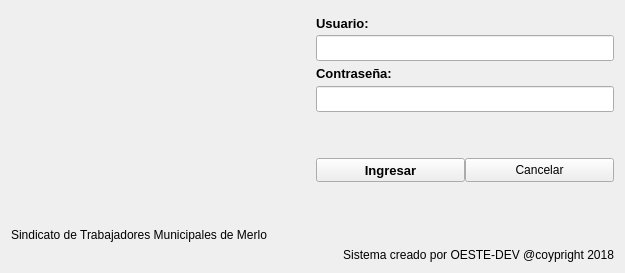
<?xml version="1.0" encoding="UTF-8"?>
<ui version="4.0">
 <class>Form</class>
 <widget class="QWidget" name="Form">
  <property name="geometry">
   <rect>
    <x>0</x>
    <y>0</y>
    <width>625</width>
    <height>273</height>
   </rect>
  </property>
  <property name="minimumSize">
   <size>
    <width>625</width>
    <height>273</height>
   </size>
  </property>
  <property name="maximumSize">
   <size>
    <width>625</width>
    <height>273</height>
   </size>
  </property>
  <property name="sizeIncrement">
   <size>
    <width>625</width>
    <height>273</height>
   </size>
  </property>
  <property name="windowTitle">
   <string>Form</string>
  </property>
  <layout class="QGridLayout" name="gridLayout_2">
   <item row="6" column="2">
    <widget class="QPushButton" name="pushButton">
     <property name="sizePolicy">
      <sizepolicy hsizetype="Minimum" vsizetype="Expanding">
       <horstretch>0</horstretch>
       <verstretch>0</verstretch>
      </sizepolicy>
     </property>
     <property name="font">
      <font>
       <pointsize>10</pointsize>
       <weight>75</weight>
       <bold>true</bold>
      </font>
     </property>
     <property name="text">
      <string>Ingresar</string>
     </property>
    </widget>
   </item>
   <item row="1" column="2">
    <widget class="QLabel" name="label_2">
     <property name="sizePolicy">
      <sizepolicy hsizetype="Preferred" vsizetype="Expanding">
       <horstretch>0</horstretch>
       <verstretch>0</verstretch>
      </sizepolicy>
     </property>
     <property name="font">
      <font>
       <pointsize>10</pointsize>
       <weight>75</weight>
       <bold>true</bold>
      </font>
     </property>
     <property name="text">
      <string>Usuario:</string>
     </property>
    </widget>
   </item>
   <item row="3" column="2">
    <widget class="QLabel" name="label_3">
     <property name="sizePolicy">
      <sizepolicy hsizetype="Preferred" vsizetype="Expanding">
       <horstretch>0</horstretch>
       <verstretch>0</verstretch>
      </sizepolicy>
     </property>
     <property name="font">
      <font>
       <pointsize>10</pointsize>
       <weight>75</weight>
       <bold>true</bold>
      </font>
     </property>
     <property name="text">
      <string>Contraseña:</string>
     </property>
    </widget>
   </item>
   <item row="6" column="3">
    <widget class="QPushButton" name="pushButton_3">
     <property name="sizePolicy">
      <sizepolicy hsizetype="Minimum" vsizetype="Expanding">
       <horstretch>0</horstretch>
       <verstretch>0</verstretch>
      </sizepolicy>
     </property>
     <property name="text">
      <string>Cancelar</string>
     </property>
    </widget>
   </item>
   <item row="4" column="2" colspan="2">
    <widget class="QLineEdit" name="lineEdit_2">
     <property name="sizePolicy">
      <sizepolicy hsizetype="Expanding" vsizetype="Expanding">
       <horstretch>0</horstretch>
       <verstretch>0</verstretch>
      </sizepolicy>
     </property>
     <property name="font">
      <font>
       <pointsize>11</pointsize>
      </font>
     </property>
     <property name="echoMode">
      <enum>QLineEdit::Password</enum>
     </property>
    </widget>
   </item>
   <item row="2" column="2" colspan="2">
    <widget class="QLineEdit" name="lineEdit">
     <property name="sizePolicy">
      <sizepolicy hsizetype="Expanding" vsizetype="Expanding">
       <horstretch>0</horstretch>
       <verstretch>0</verstretch>
      </sizepolicy>
     </property>
     <property name="font">
      <font>
       <pointsize>11</pointsize>
      </font>
     </property>
    </widget>
   </item>
   <item row="9" column="0" colspan="4">
    <widget class="QLabel" name="label_4">
     <property name="text">
      <string>Sindicato de Trabajadores Municipales de Merlo       </string>
     </property>
    </widget>
   </item>
   <item row="10" column="0" colspan="4">
    <widget class="QLabel" name="label">
     <property name="layoutDirection">
      <enum>Qt::RightToLeft</enum>
     </property>
     <property name="text">
      <string>Sistema creado por OESTE-DEV @coypright 2018</string>
     </property>
     <property name="alignment">
      <set>Qt::AlignRight|Qt::AlignTrailing|Qt::AlignVCenter</set>
     </property>
    </widget>
   </item>
   <item row="8" column="0" colspan="4">
    <spacer name="verticalSpacer_2">
     <property name="orientation">
      <enum>Qt::Vertical</enum>
     </property>
     <property name="sizeHint" stdset="0">
      <size>
       <width>20</width>
       <height>40</height>
      </size>
     </property>
    </spacer>
   </item>
   <item row="0" column="0" rowspan="8" colspan="4">
    <widget class="QPushButton" name="pushButton_2">
     <property name="sizePolicy">
      <sizepolicy hsizetype="Fixed" vsizetype="Expanding">
       <horstretch>0</horstretch>
       <verstretch>0</verstretch>
      </sizepolicy>
     </property>
     <property name="text">
      <string/>
     </property>
     <property name="icon">
      <iconset>
       <normaloff>../iconos/STMM.png</normaloff>../iconos/STMM.png</iconset>
     </property>
     <property name="iconSize">
      <size>
       <width>200</width>
       <height>200</height>
      </size>
     </property>
     <property name="flat">
      <bool>true</bool>
     </property>
    </widget>
   </item>
   <item row="5" column="2" colspan="2">
    <spacer name="verticalSpacer">
     <property name="orientation">
      <enum>Qt::Vertical</enum>
     </property>
     <property name="sizeHint" stdset="0">
      <size>
       <width>20</width>
       <height>40</height>
      </size>
     </property>
    </spacer>
   </item>
  </layout>
 </widget>
 <resources/>
 <connections/>
</ui>
